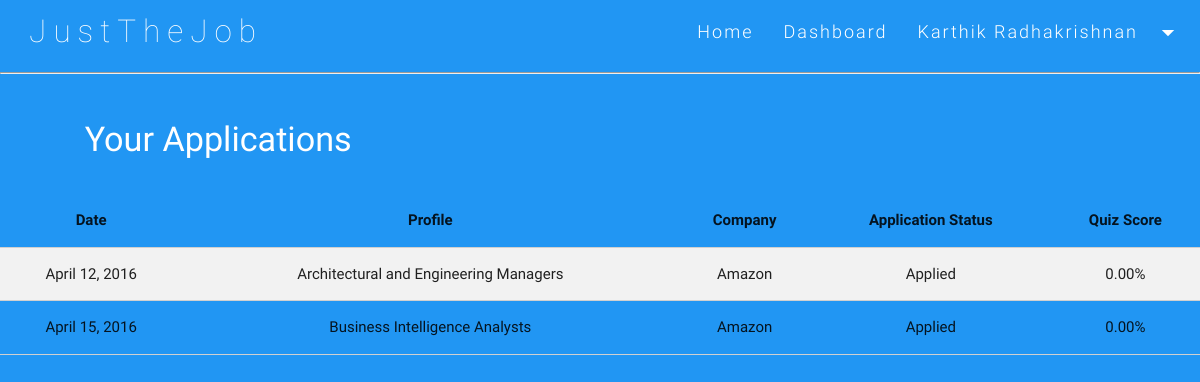
/main/dashboard (signed in), run on an earlier commit of the app's database.
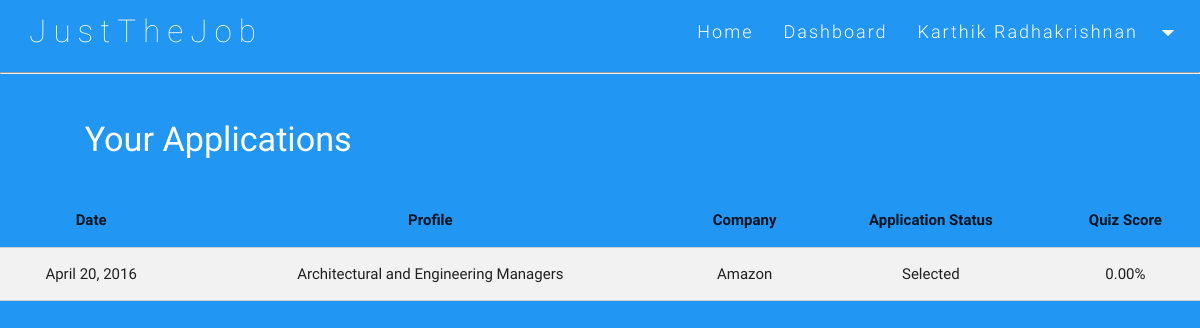
And on a later commit of the database.
### mainapp/models.py (models this page shows, shortened)
class JobApplication(models.Model):
    job=models.ForeignKey(JobPosting)
    applicant=models.ForeignKey(Personal)
    score=models.DecimalField(max_digits=6,decimal_places=2)
    date=models.DateField(auto_now_add=True, blank=True)
    status=models.CharField(max_length=1,choices=STATUS_CHOICES,default='A')

class JobPosting(models.Model):
    id=models.AutoField(primary_key=True)
    location=models.CharField(max_length=100)
    industry=models.CharField(max_length=100,null=False)
    skills=models.ManyToManyField(Skill)
    position=models.CharField(max_length=100,null=False)
    organization=models.CharField(max_length=100,null=False,default='')
    link=models.URLField(max_length=200,null=True)
    type=models.CharField(max_length=1,choices=TYPE_CHOICES,default='F')
    stipend=models.IntegerField(null=True)

### mainapp/views.py (the view)
# urls.py: url(r'dashboard',views.dashboard,name="dashboard"),
@csrf_exempt
def dashboard(request):
    template = loader.get_template('mainapp/dashboard.html')    #Load the page
    person1=User.objects.all().filter(username=request.session.get('user'))[0]
    person=Personal.objects.all().filter(user_details=person1)[0]
    j=JobApplication.objects.all().filter(applicant=person)
    context={'Applications':j}               #Used for alerting on feedback submission
    return HttpResponse(template.render(context,request))

### mainapp/templates/mainapp/dashboard.html (shortened to what this page needs)
<!DOCTYPE html>
<html lang="en">
<head>
    <link href="{{ STATIC_URL }}min/plugin-min.css" type="text/css" rel="stylesheet">
    <link href="{{ STATIC_URL }}min/custom-min.css" type="text/css" rel="stylesheet">
</head>
<body id="top" class="scrollspy default_color">
<div class="navbar-fixed">
    <nav id="nav_f" class="default_color" role="navigation">
        <div class="nav-wrapper">
            <a href="#" id="logo-container" class="brand-logo">&nbsp; JustTheJob</a>
            <ul class="right hide-on-med-and-down">
                <li><a href="/main/test">Home</a></li>
                <li><a href="#">Dashboard</a></li>
                <li><a class="dropdown-button" href="#!"
                       data-activates="dropdown1">{{ user.first_name }} {{ user.last_name }}<i
                        class="mdi-navigation-arrow-drop-down right"></i></a></li>
            </ul>
        </div>
    </nav>
</div>
<hr>
<br>
  <h4 class="white-text">&nbsp;&nbsp;&nbsp;&nbsp;&nbsp;&nbsp;&nbsp;&nbsp;&nbsp;&nbsp;Your Applications </h4>
  <br>
  <table id = "info" class="bordered striped centered ">
    <thead>
      <tr>
          <th data-field="date">Date</th>
          <th data-field="profile">Profile</th>
          <th data-field="company">Company</th>
          <th data-field="status">Application Status</th>
          <th data-field="status">Quiz Score</th>
      </tr>
    </thead>
    <tbody>
      {% for j in Applications %}
	      <tr>
	        <td>{{ j.date }}</td>
	        <td>{{ j.job.position }}</td>
	        <td>{{ j.job.organization }}</td>
	        <td>{{ j.get_status_display }}</td>
	        <td>{{ j.score }}%</td>
	      </tr>
	  {% endfor %}
    </tbody>
  </table>
</body>
</html>

### mainapp/static/min/custom-min.css (style rules this page uses)
.default_color { background-color:#2196F3 !important }
#nav_f { box-shadow:none !important;-webkit-box-shadow:none !important }
.brand-logo { position:absolute;color:#fff;display:inline-block;font-size:2.1rem;font-style:normal;font-weight:100;padding:0;letter-spacing:7px }
nav ul a { font-size:1.2rem;color:#FFF;letter-spacing:2px;display:block;font-weight:300;padding:0px 15px }

### mainapp/templates/mainapp/dashboard.html (style rules this page uses)
.right { display: inline-block; margin-left: auto; margin-right: auto; }

What changed in the data, as far as the page shows it:
removed JobApplication: date "April 12, 2016", job.position "Architectural and Engineering Managers", job.organization "Amazon", status "Applied", score "0.00"
removed JobApplication: date "April 15, 2016", job.position "Business Intelligence Analysts", job.organization "Amazon", status "Applied", score "0.00"
added JobApplication: date "April 20, 2016", job.position "Architectural and Engineering Managers", job.organization "Amazon", status "Selected", score "0.00"
